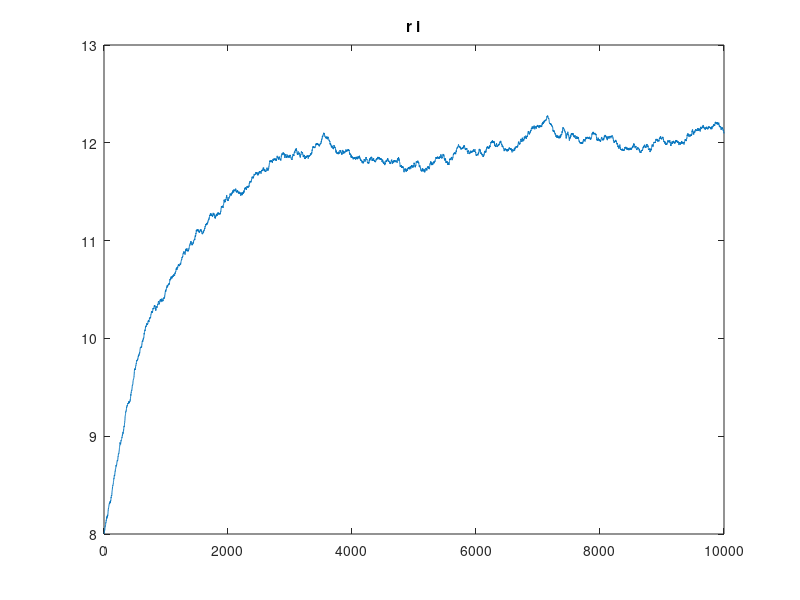

MATLAB code to generate this figure: (Note: this script raises an error after producing the figure.)
%MATLAB FILE FOR GENERATING ORNSTEIN-UHLENBECK PROCESS

%function gen = Generate_variables%
function vas()
	power = 4
	n = 10^power;

	tic
	% =====================================================
	x = normrnd(0,1/n,n,1); % normal random variable
	% Setting parameters for Olsten-Uhlenbeck process:
	% =====================================================
% 	beta = kappa
% 	alpha = kappa*theta
	b = 10;
	a = 120;
	sigma = 50;
	r_0 = 8;

	% Generating Ornstein-Uhlenbeck process:
	% =====================================================
	i = 0;
	y = zeros(n,1);
	for i = 1:n
		y(i) = sigma*exp(b*i/n)*x(i);
	end

	z = ones(n,1);   % Ornstein-Uhlenbeck auxiliary vector
	i = 0;
	for i = 1:n
		z_aux = y(1:i,1); % auxiliary vector
		z(i) = sum(z_aux);
	end

	r = zeros(n,1);
	i = 0;
	for i = 1:n
		r(i) = a/b + exp(-b*i/n)*r_0 - a/b*exp(-b*i/n) + exp(-b*i/n)*z(i);
	end

	t = toc
	% figure
	% plot (y);
	% title('y i')
	% 
	% figure
	% plot (z);
	% title('z i')

	figure 
	plot (r);
	title('r i')

	save datatest r      % saving generated process in Matlab format
	
	tmp = Estimator_1(r);
	b_est = tmp(1)
	a_est = tmp(2)
	
	tmp = Estimator_2(r);
	b_est = tmp(1)
	a_est = tmp(2)
end

function est = Estimator_1(r);

load data   % loading saved data

% Estimating parematers:
% ===================================================================

[T, M] = size(r);

T_const = 1;
I = sum(r)/T;

% sigma_sq = 10000;
diff = r(2:T,1)-r(1:T-1,1); % we take vector of elements from 2nd to last
diff_aug = [r(1)- 4; diff];
J = sum(r.*diff_aug);

K = sum(r.^2)/T; % we first square each element in r, and then find the sum of vector

a_est = (K*(r(T)-r(1)) - J*I)/(T_const*K-I^2);
b_est = (I*(r(T)-r(1)) - J*T_const)/(T_const*K-I^2);

est = [b_est; a_est];


end


function est = Estimator_2(r);

load data

[T, M] = size (r);
T_const = 1;
r_prev = r(1:T-1,1);
r_prev = [4; r_prev];

alfa = sum(r-r_prev);
beta = sum(r_prev)/T;
gamma = sum((r-r_prev).*r_prev)/T;
delta = sum(r_prev)/(T^2);
lamda = sum(r_prev.^2)/(T^2);

b_est = (delta*alfa - gamma)/(lamda - delta*beta);
a_est = (alfa + b_est*beta);

est = [b_est; a_est];

end

